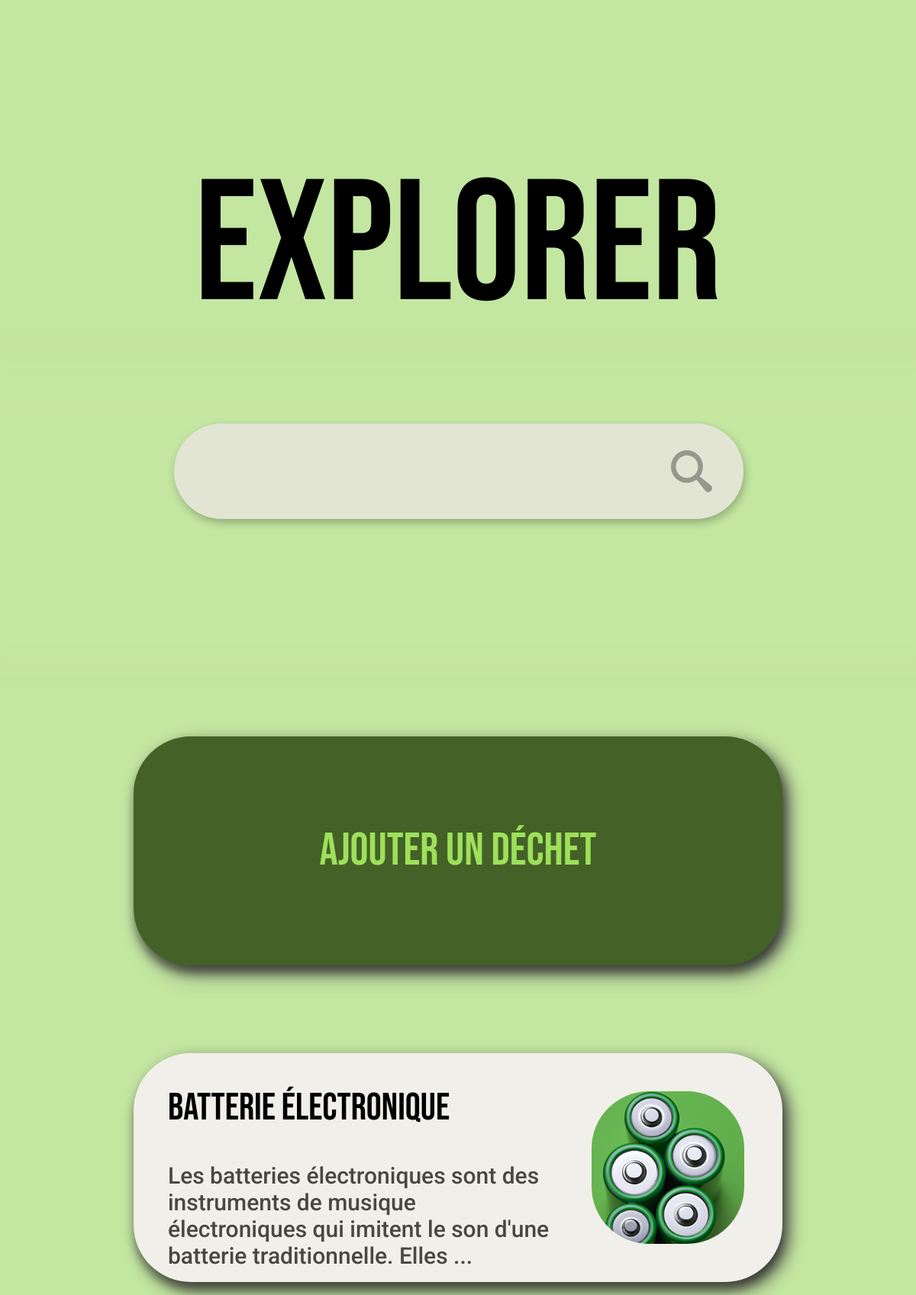
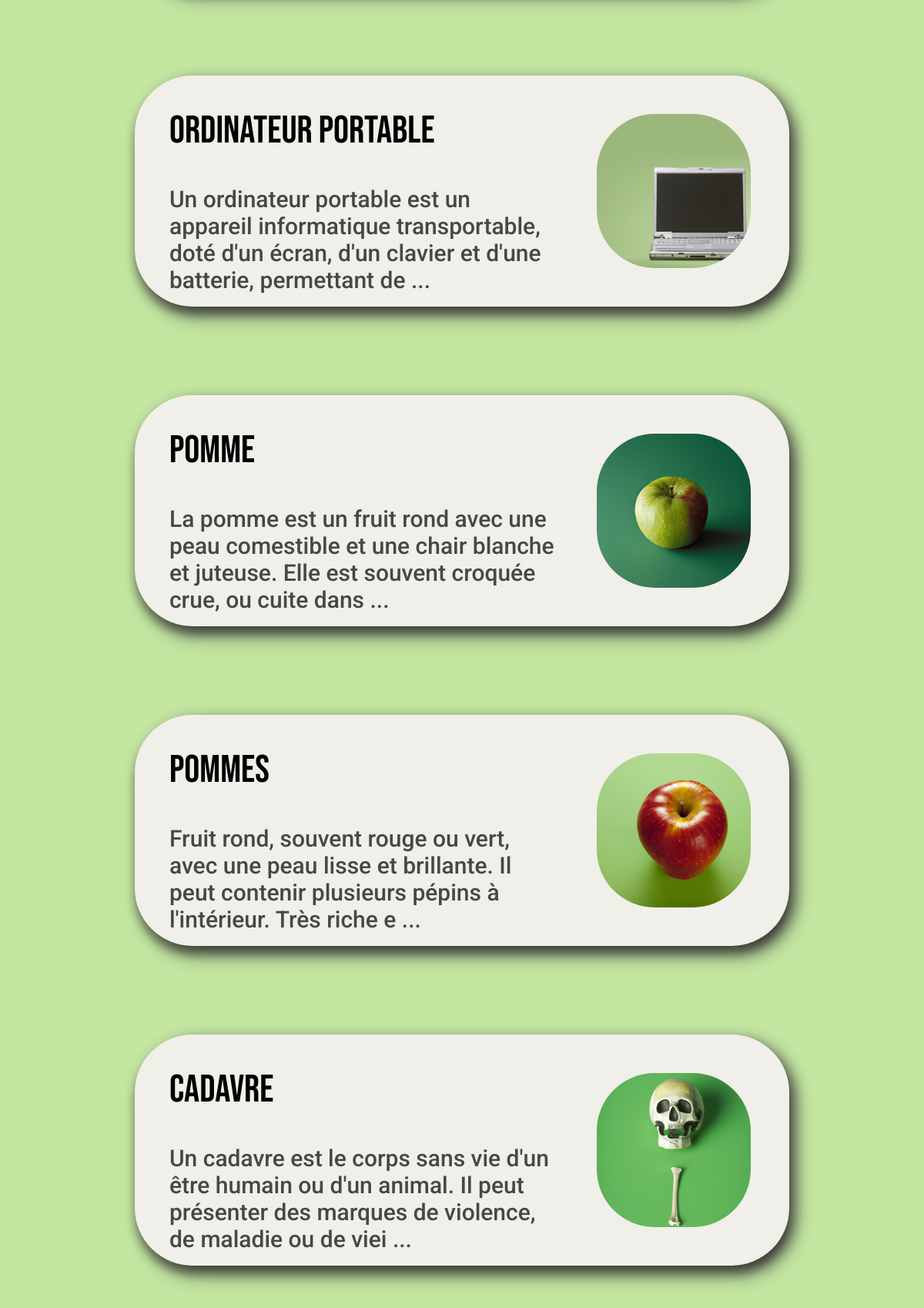
The page / (upper part) on the database its author committed (2 pictures, top to bottom).
### app/models.py (models this page shows, shortened)
class Waste(db.Model):
    id = db.Column(db.Integer, primary_key=True)
    name = db.Column(db.String(50), unique=True, nullable=False)
    description = db.Column(db.Text, nullable=False)
    list_recycling_possibilitites = db.Column(db.Text, nullable=False)
    nb_views = db.Column(db.Integer, nullable=False, default=0)
    last_viewed = db.Column(db.DateTime, nullable=False,
                            default=datetime.utcnow)

### app/main/routes.py (the view)
@main_bp.route('/', methods=['GET', 'POST'])
def index():
    form = SearchForm()
    page = request.args.get('page', default=1, type=int)
    search_term = form.search_content.data
    query = Waste.query
    if search_term:
        query = query.filter((Waste.name.ilike(f'%{search_term}%')) | (Waste.description.ilike(f'%{search_term}%')))
        page = 1
    wastes = query.order_by(Waste.last_viewed.desc()).paginate(page=page, per_page=5)
    return render_template('index.html', wastes=wastes, title='Home', form=form, location='index')

### app/main/forms.py
class SearchForm(FlaskForm):
    search_content = StringField('Nom de la recherche', validators=[
                             DataRequired(), Length(min=2, max=50)])
    search_validated = SubmitField('')

### app/templates/index.html (shortened to what this page needs)
{% extends "layout.html" %}
{% block head %}
<link rel="stylesheet" href="{{ url_for('static', filename='css/article-waste-container.css') }}">
<link rel="stylesheet" href="{{ url_for('static', filename='css/container-new.css') }}">
{% endblock %}
{% block content %}
<div class="div-content-site-search">
    <nav class="navbar-search">
        <div class="navbar-search-clear"></div>
        <h1>EXPLORER</h1>
        <form method="POST" class="search-container" , action="">
            <fieldset class="search-bar">
                <dir>
                    {% if form.search_content.errors %}
                    {{ form.search_content(class="form-input") }}
                    <div class="error-message">
                        {% for error in form.search_content.errors %}
                        <span>{{ error }}</span>
                        {% endfor %}
                    </div>
                    {% else %}
                    {{ form.search_content(class="form-input") }}
                    {% endif %}
                </dir>
            </fieldset>
            <dir class="search-validation">
                <img src="{{ url_for('static', filename='assets/icons/search_4.svg') }}" alt="Icon">
                {{form.search_validated(class="btn-validation")}}
            </dir>
        </form>
    </nav>
    <div class="new-container-large">
        <a href="{{url_for('wastes.waste_new')}}" target="_self">
            <h2>Ajouter un déchet</h2>
        </a>
    </div>
    {% for waste in wastes.items %}
    <div class="content-container">
        <a href="{{ url_for('wastes.waste', waste_id=waste.id) }}" target="_self">
            <div class="text-container">
                <h2>{{ waste.name }}</h2>
                {% if waste.description[:130] !=  waste.description[:131] %}
                <p>{{ waste.description[:130] + ' ...' }}</p>
                {% else %}
                <p>{{ waste.description }}</p>
                {% endif %}
            </div>
            <div class="image-container">
                <img src={{ url_for('static', filename='uploads/wastes/' + waste.name + '.png' ) }} alt="Image">
            </div>
        </a>
    </div>
    {% endfor %}
</div>
{% endblock content %}

### app/static/css/main.css (style rules this page uses)
body { background-color: #C3E6A1; font-family: 'Roboto', sans-serif; }
.navbar, .navbar-search { position: fixed; left: 0%; width: 100%; top: 0%; z-index: 9998; margin: 0; }
.navbar-search { height: 850px; }
.navbar-clear, .navbar-search-clear { position: absolute; left: 0%; right: 0%; top: 0%; background: #C3E6A1; }
.navbar-search-clear { bottom: 14.29%; }
.navbar h1, .navbar-search h1 { left: 0; right: 0; position: absolute; margin: auto; display: flex; align-items: center; justify-content: center; text-align: center; font-family: 'Bebas Neue'; font-style: normal; font-weight: 400; font-size: 225px; line-height: 270px; color: #000000; }
.navbar-search h1 { top: 3.82%; bottom: 27.35%; }
.search-container { position: absolute; left: 18.8%; right: 18.7%; top: 65.29%; bottom: 20%; }
.search-bar { position: absolute; left: 0%; right: 0%; top: 0%; bottom: 0%; background: #E2E4D4; box-shadow: 2px 5px 11px rgba(0, 0, 0, 0.25); border-radius: 62.5px; border: none; }
.search-bar .form-input { position: absolute; left: 3.41%; right: 17.19%; top: 18.4%; bottom: 18.4%; border-radius: 62.5px; border: none; background: none; font-family: 'Roboto'; font-style: normal; font-weight: 500; font-size: 30px; line-height: 35px; color: #474744; margin: auto; }
.search-container .search-validation { position: absolute; left: 86.22%; right: 4.74%; top: 15.6%; bottom: 15.6%; padding: 0; }
.search-container .search-validation .btn-validation { position: absolute; left: 0%; right: 0%; top: 0%; bottom: 0%; background: none; border: none; }
.search-container .search-validation img { position: absolute; width: 100%; height: 100%; object-fit: contain; }
.div-content-site-search { position: relative; left: 0%; right: 0%; margin-top: 965px; margin-bottom: 260px; padding-bottom: 230px; }

### app/static/css/article-waste-container.css (style rules this page uses)
.content-container { filter: drop-shadow(8px 8px 10px #474744); Width: 850px; Height: 300px; margin-top: 115px; margin-left: calc(50% - 850px/2); margin-right: calc(50% + 850px/2); text-decoration: none; background: #F1EFE9; box-shadow: 0px 11px 11px rgba(0, 0, 0, 0.25); border-radius: 75px; }
.text-container { position: absolute; left: 5.29%; right: 35.88%; font-style: normal; }
.text-container h2 { top: 15%; bottom: 62.67%; font-family: 'Bebas Neue'; font-weight: 400; font-size: 50px; line-height: 60px; display: flex; align-items: center; color: #000000; }
.text-container p { top: 40%; bottom: 15%; font-family: 'Roboto'; font-weight: 500; font-size: 30px; line-height: 35px; color: #474744; }
.image-container { position: absolute; left: 70.59%; right: 5.88%; top: 16.67%; bottom: 16.67%; background: #FFFCF8; border-radius: 75px; }
.image-container img { width: 100%; height: 100%; object-fit: cover; border-radius: 75px; }

### app/static/css/container-new.css (style rules this page uses)
.new-container-large, .new-container { filter: drop-shadow(8px 8px 10px #474744); margin-top: 115px; text-decoration: none; background: #446127; box-shadow: 0px 11px 11px rgba(0, 0, 0, 0.25); border-radius: 75px; }
.new-container-large { Width: 850px; Height: 300px; margin-left: calc(50% - 850px/2); margin-right: calc(50% + 850px/2); }
.new-container-large h2, .new-container h2 { position: absolute; margin: auto; display: flex; align-items: center; justify-content: center; text-align: center; font-family: 'Bebas Neue'; font-style: normal; font-weight: 400; font-size: 60px; line-height: 60px; color: #9DE05A; }
.new-container-large h2 { left: 2.94%; right: 2.94%; top: 38.67%; bottom: 39%; }

### rows shown on the page
Waste: name "batterie électronique", description "Les batteries électroniques sont des instruments de musique électroniques qui imitent le son d'une batterie traditionnelle. Elles ...", name (picture)
Waste: name "ordinateur portable", description "Un ordinateur portable est un appareil informatique transportable, doté d'un écran, d'un clavier et d'une batterie, permettant de ...", name (picture)
Waste: name "pomme", description "La pomme est un fruit rond avec une peau comestible et une chair blanche et juteuse. Elle est souvent croquée crue, ou cuite dans ...", name (picture)
Waste: name "pommes", description "Fruit rond, souvent rouge ou vert, avec une peau lisse et brillante. Il peut contenir plusieurs pépins à l'intérieur. Très riche e ...", name (picture)
Waste: name "cadavre", description "Un cadavre est le corps sans vie d'un être humain ou d'un animal. Il peut présenter des marques de violence, de maladie ou de viei ...", name (picture)
